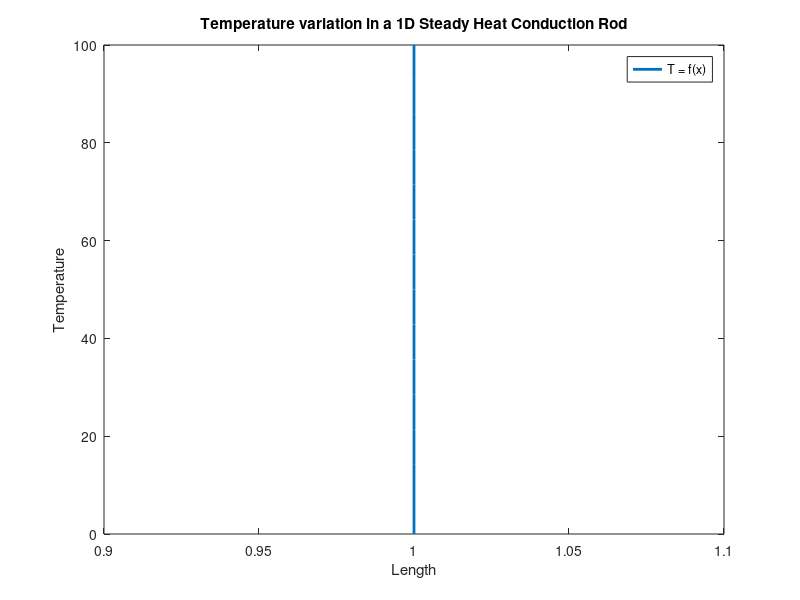

MATLAB code for this plot:
%Gauss Seidel Algorithm & Point Successive Over-Relaxation Method (PSOR) for Steady State 1D Heat Conduction

n = 15; %Defining number of nodes
L = 1; %Length of the domain (SI Units)

N = 0; %Iteration Counter => gives the total number of iterations taken to arrive at the approximate answer

%Initializing the Temperature matrix
T = zeros(1,n); %Initializes a "1 x n" matrix for temperature

%Boundary Conditions
%TA = 100; => Left Boundary Node
%TB = 0;   => Right Boundary Node
T(1,1) = 100;
T(1,n) = 0;

%Algorithm
error = 1; %Error initially; %Can be arbitrary
epsilon = 0.000001; %Allowable Tolerance
%IF ERROR <= EPSILON, we arrive at our solution for "N" number of iterations at the end

while error>=epsilon %This step goes on as long as Max error in the "T matrix" is greater than or equal to the Tolerance (Epsilon)

  T_old = T; %T_old refers to the T obtained in the previous iteration.
  
  N = N+1; %Iteration counter incremented for every iteration that the "while loop" takes
    
  for i=2:n-1 %This loop runs for obtaining all the Temperature values for all the "INTERNAL NODES".
    T(i) = (1/2)*(T(i-1) + T_old(i+1));
  end
  
  error = max(abs(T-T_old));
end

%Results
T %Displays the approximated Temperature Matrix
N %Displays the number of iterations took to arrive at the final values
  
%Plots
x = linspace(1,L,n);
plot(x,T,'LineWidth',2)
xlabel('Length')
ylabel('Temperature')
title('Temperature variation in a 1D Steady Heat Conduction Rod')
legend('T = f(x)')
